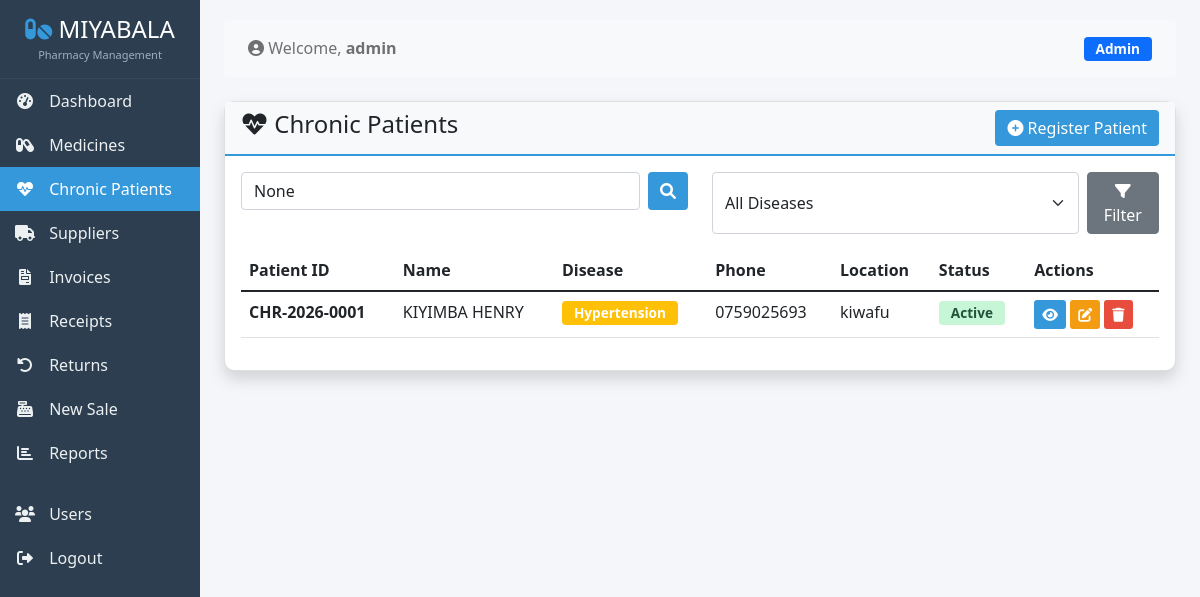
/patients/ (signed in), run on the app's committed database.
### stock/models.py (models this page shows, shortened)
class ChronicPatient(models.Model):
    DISEASE_CHOICES = [
        ('HIV', 'HIV/AIDS'),
        ('HYPERTENSION', 'Hypertension'),
        ('DM', 'Diabetes Mellitus'),
        ('NEURO', 'Neuro Care'),
        ('ULCERS', 'Ulcers'),
        ('ASTHMA', 'Asthma'),
        ('CANCER', 'Cancer'),
        ('KIDNEY', 'Kidney Disease'),
        ('HEART', 'Heart Disease'),
        ('OTHER', 'Other'),
    ]
    patient_id = models.CharField(max_length=50, unique=True, blank=True)
    first_name = models.CharField(max_length=100)
    last_name = models.CharField(max_length=100)
    date_of_birth = models.DateField(null=True, blank=True)
    gender = models.CharField(max_length=10, choices=[('M', 'Male'), ('F', 'Female'), ('O', 'Other')], blank=True)
    phone = models.CharField(max_length=20, blank=True)
    alternate_phone = models.CharField(max_length=20, blank=True)
    email = models.EmailField(blank=True, null=True)
    location = models.TextField(blank=True)
    village = models.CharField(max_length=100, blank=True)
    district = models.CharField(max_length=100, blank=True)
    disease_type = models.CharField(max_length=20, choices=DISEASE_CHOICES)
    other_disease = models.CharField(max_length=100, blank=True, help_text="Specify if disease is 'Other'")
    diagnosis_date = models.DateField(null=True, blank=True)
    medications = models.TextField(blank=True, help_text="List of medications the patient is taking")
    dosage = models.TextField(blank=True, help_text="Dosage information for each medication")
    next_appointment = models.DateField(null=True, blank=True)
    is_active = models.BooleanField(default=True)
    created_at = models.DateTimeField(auto_now_add=True)
    updated_at = models.DateTimeField(auto_now=True)
    created_by = models.ForeignKey(User, on_delete=models.SET_NULL, null=True, related_name='patients_created')
    class Meta:
        ordering = ['-created_at']
        indexes = [
            models.Index(fields=['patient_id']),
            models.Index(fields=['first_name', 'last_name']),
            models.Index(fields=['disease_type']),
        ]

### stock/views.py (the view, shortened to what this page needs)
# urls.py: path('patients/', views.patient_list, name='patient_list'),
@login_required
def patient_list(request):
    patients = ChronicPatient.objects.all().select_related('created_by')
    search_query = request.GET.get('search')
    disease_filter = request.GET.get('disease')
    if disease_filter:
        patients = patients.filter(disease_type=disease_filter)
    context = {
        'patients': patients,
        'search_query': search_query,
        'disease_filter': disease_filter,
        'disease_choices': ChronicPatient.DISEASE_CHOICES,
    }
    return render(request, 'stock/patient_list.html', context)

### stock/templates/stock/patient_list.html (shortened to what this page needs)
{% extends 'stock/base.html' %}
{% load static %}
{% block content %}
<div class="row">
    <div class="col-12">
        <div class="card shadow">
            <div class="card-header d-flex justify-content-between align-items-center">
                <h4><i class="fas fa-heartbeat"></i> Chronic Patients</h4>
                <a href="{% url 'stock:patient_create' %}" class="btn btn-primary">
                    <i class="fas fa-plus-circle"></i> Register Patient
                </a>
            </div>
            <div class="card-body">
                <div class="row mb-3">
                    <div class="col-md-6">
                        <form method="GET" class="d-flex">
                            <input type="text" name="search" class="form-control me-2"
                                   placeholder="Search by name, ID, phone..." value="{{ search_query }}">
                            <button type="submit" class="btn btn-primary">
                                <i class="fas fa-search"></i>
                            </button>
                        </form>
                    </div>
                    <div class="col-md-6">
                        <form method="GET" class="d-flex">
                            <select name="disease" class="form-select me-2">
                                <option value="">All Diseases</option>
                            </select>
                            <button type="submit" class="btn btn-secondary">
                                <i class="fas fa-filter"></i> Filter
                            </button>
                        </form>
                    </div>
                </div>
                <div class="table-responsive">
                    <table class="table table-hover">
                        <thead>
                            <tr>
                                <th>Patient ID</th>
                                <th>Name</th>
                                <th>Disease</th>
                                <th>Phone</th>
                                <th>Location</th>
                                <th>Status</th>
                                <th>Actions</th>
                            </tr>
                        </thead>
                        <tbody>
                            {% for patient in patients %}
                            <tr>
                                <td><strong>{{ patient.patient_id }}</strong></td>
                                <td>{{ patient.first_name }} {{ patient.last_name }}</td>
                                <td>
                                    <span class="badge {% if patient.disease_type == 'HIV' %}bg-danger{% elif patient.disease_type == 'HYPERTENSION' %}bg-warning{% elif patient.disease_type == 'DM' %}bg-info{% elif patient.disease_type == 'NEURO' %}bg-primary{% elif patient.disease_type == 'ULCERS' %}bg-success{% else %}bg-secondary{% endif %}">
                                        {{ patient.get_disease_type_display }}
                                    </span>
                                </td>
                                <td>{{ patient.phone|default:'-' }}</td>
                                <td>{{ patient.location|truncatechars:20|default:'-' }}</td>
                                <td>
                                    {% if patient.is_active %}
                                    <span class="badge badge-success">Active</span>
                                    {% else %}
                                    <span class="badge badge-danger">Inactive</span>
                                    {% endif %}
                                </td>
                                <td>
                                    <a href="{% url 'stock:patient_detail' patient.id %}" class="btn btn-sm btn-info">
                                        <i class="fas fa-eye"></i>
                                    </a>
                                    <a href="{% url 'stock:patient_edit' patient.id %}" class="btn btn-sm btn-warning">
                                        <i class="fas fa-edit"></i>
                                    </a>
                                    <button class="btn btn-sm btn-danger" data-bs-toggle="modal"
                                            data-bs-target="#deleteModal{{ patient.id }}">
                                        <i class="fas fa-trash"></i>
                                    </button>
                                </td>
                            </tr>
                            {% empty %}
                            <tr>
                                <td colspan="7" class="text-center">No patients registered.</td>
                            </tr>
                            {% endfor %}
                        </tbody>
                    </table>
                </div>
            </div>
        </div>
    </div>
</div>
{% endblock %}

### stock/templates/stock/base.html (shortened to what this page needs)
<!DOCTYPE html>
<html lang="en">
<head>
    <link href="https://cdn.jsdelivr.net/npm/bootstrap@5.1.3/dist/css/bootstrap.min.css" rel="stylesheet">
    <link rel="stylesheet" href="https://cdnjs.cloudflare.com/ajax/libs/font-awesome/6.0.0-beta3/css/all.min.css">
</head>
<body>
    <div class="container-fluid">
        <div class="row">
            <nav class="col-md-2 col-lg-2 d-md-block sidebar p-0">
                <div class="position-sticky">
                    <div class="sidebar-brand">
                        <h4><i class="fas fa-pills"></i> MIYABALA</h4>
                        <small>Pharmacy Management</small>
                    </div>
                    <ul class="nav flex-column">
                        <li class="nav-item">
                            <a class="nav-link {% if request.resolver_match.url_name == 'dashboard' %}active{% endif %}" href="{% url 'stock:dashboard' %}">
                                <i class="fas fa-tachometer-alt"></i> Dashboard
                            </a>
                        </li>
                        {% with user_groups=user.groups.all|join:',' %}
                            {% if user.is_superuser or 'admin' in user_groups or 'manager' in user_groups %}
                                <li class="nav-item">
                                    <a class="nav-link {% if 'drug' in request.resolver_match.url_name %}active{% endif %}" href="{% url 'stock:drug_list' %}">
                                        <i class="fas fa-capsules"></i> Medicines
                                    </a>
                                </li>
                            {% endif %}
                        {% endwith %}
                        <li class="nav-item">
                            <a class="nav-link {% if 'patient' in request.resolver_match.url_name %}active{% endif %}" href="{% url 'stock:patient_list' %}">
                                <i class="fas fa-heartbeat"></i> Chronic Patients
                            </a>
                        </li>
                        <li class="nav-item">
                            <a class="nav-link {% if 'supplier' in request.resolver_match.url_name %}active{% endif %}" href="{% url 'stock:supplier_list' %}">
                                <i class="fas fa-truck"></i> Suppliers
                            </a>
                        </li>
                        <li class="nav-item">
                            <a class="nav-link {% if 'invoice' in request.resolver_match.url_name %}active{% endif %}" href="{% url 'stock:invoice_list' %}">
                                <i class="fas fa-file-invoice"></i> Invoices
                            </a>
                        </li>
                        <li class="nav-item">
                            <a class="nav-link {% if 'receipt' in request.resolver_match.url_name %}active{% endif %}" href="{% url 'stock:receipt_list' %}">
                                <i class="fas fa-receipt"></i> Receipts
                            </a>
                        </li>
                        <li class="nav-item">
                            <a class="nav-link {% if 'return' in request.resolver_match.url_name %}active{% endif %}" href="{% url 'stock:return_list' %}">
                                <i class="fas fa-undo-alt"></i> Returns
                            </a>
                        </li>
                        <li class="nav-item">
                            <a class="nav-link {% if 'create_sale' in request.resolver_match.url_name %}active{% endif %}" href="{% url 'stock:create_sale' %}">
                                <i class="fas fa-cash-register"></i> New Sale
                            </a>
                        </li>
                        <li class="nav-item">
                            <a class="nav-link {% if 'reports' in request.resolver_match.url_name %}active{% endif %}" href="{% url 'stock:reports_dashboard' %}">
                                <i class="fas fa-chart-bar"></i> Reports
                            </a>
                        </li>
                        <li><hr class="nav-divider"></li>
                        {% with user_groups=user.groups.all|join:',' %}
                            {% if user.is_superuser or 'admin' in user_groups or 'manager' in user_groups %}
                                <li class="nav-item">
                                    <a class="nav-link {% if 'user' in request.resolver_match.url_name %}active{% endif %}" href="{% url 'stock:user_list' %}">
                                        <i class="fas fa-users"></i> Users
                                    </a>
                                </li>
                            {% endif %}
                        {% endwith %}
                        <li class="nav-item">
                            <a class="nav-link" href="{% url 'stock:logout' %}">
                                <i class="fas fa-sign-out-alt"></i> Logout
                            </a>
                        </li>
                    </ul>
                </div>
            </nav>
            <main class="col-md-10 col-lg-10 ms-sm-auto px-md-4 main-content">
                <nav class="navbar navbar-light bg-light rounded mb-4">
                    <div class="container-fluid">
                        <span class="navbar-text">
                            <i class="fas fa-user-circle"></i> Welcome, <strong>{{ user.username }}</strong>
                        </span>
                        <span class="navbar-text">
                            <span class="badge {% if user.is_superuser %}bg-primary{% else %}bg-secondary{% endif %}">
                                {{ user.is_superuser|yesno:"Admin,Staff" }}
                            </span>
                        </span>
                    </div>
                </nav>
                {% block content %}{% endblock %}
            </main>
        </div>
    </div>
</body>
</html>

### stock/templates/stock/base.html (style rules this page uses)
body { background: #f4f6f9; }
.sidebar { min-height: 100vh; background: #2c3e50; color: white; }
.sidebar .nav-link { color: #ecf0f1; padding: 10px 15px; border-radius: 0; transition: all 0.3s; }
.sidebar .nav-link.active { background: #3498db; color: white; }
.sidebar .nav-link i { margin-right: 10px; width: 20px; text-align: center; }
.sidebar-brand { padding: 15px; text-align: center; border-bottom: 1px solid #34495e; }
.sidebar-brand h4 { margin: 0; color: white; }
.sidebar-brand h4 i { color: #3498db; }
.sidebar-brand small { display: block; color: #a0aec0; font-size: 11px; margin-top: 3px; }
.sidebar .nav-divider { border-top: 1px solid #34495e; margin: 8px 15px; }
.main-content { padding: 20px; }
.card { border-radius: 10px; box-shadow: 0 2px 10px rgba(0,0,0,0.1); }
.card-header { background: #f8f9fa; border-bottom: 2px solid #3498db; }
.btn-primary { background: #3498db; border: none; }
.btn-danger { background: #e74c3c; border: none; }
.btn-warning { background: #f39c12; border: none; color: white; }
.btn-info { background: #3498db; border: none; color: white; }
.badge { font-size: 0.85rem; padding: 5px 12px; }
.badge-success { background: #c6f6d5; color: #22543d; }

### data on the page
ChronicPatient: patient_id "CHR-2026-0001", first_name "KIYIMBA", last_name "HENRY", disease_type "Hypertension", phone "0759025693", location "kiwafu", is_active "Active"

### other printed values
{{ user.username }} "admin"
{{ user.is_superuser|yesno:"Admin,Staff" }} "Admin"
